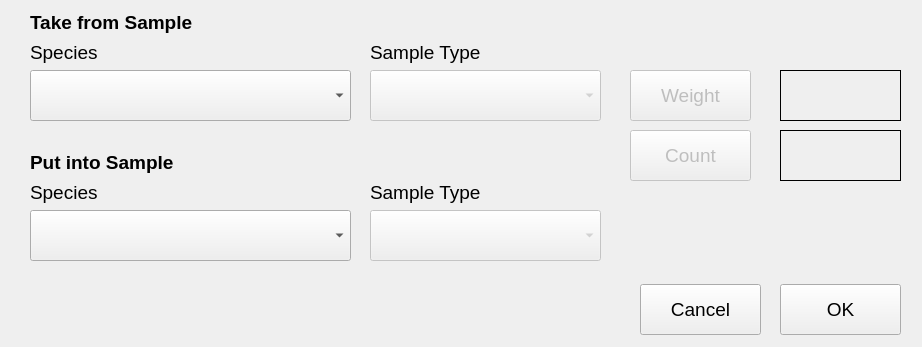
<?xml version="1.0" encoding="UTF-8"?>
<ui version="4.0">
 <class>transferDlg</class>
 <widget class="QDialog" name="transferDlg">
  <property name="geometry">
   <rect>
    <x>0</x>
    <y>0</y>
    <width>922</width>
    <height>347</height>
   </rect>
  </property>
  <property name="font">
   <font>
    <pointsize>14</pointsize>
   </font>
  </property>
  <property name="windowTitle">
   <string>Catch Transfer Dialog</string>
  </property>
  <widget class="QComboBox" name="fromSampleSpc">
   <property name="geometry">
    <rect>
     <x>30</x>
     <y>70</y>
     <width>321</width>
     <height>51</height>
    </rect>
   </property>
  </widget>
  <widget class="QComboBox" name="toSampleSpc">
   <property name="geometry">
    <rect>
     <x>30</x>
     <y>210</y>
     <width>321</width>
     <height>51</height>
    </rect>
   </property>
  </widget>
  <widget class="QPushButton" name="getWtBtn">
   <property name="enabled">
    <bool>false</bool>
   </property>
   <property name="geometry">
    <rect>
     <x>630</x>
     <y>70</y>
     <width>121</width>
     <height>51</height>
    </rect>
   </property>
   <property name="text">
    <string>Weight</string>
   </property>
  </widget>
  <widget class="QLabel" name="wtLabel">
   <property name="enabled">
    <bool>true</bool>
   </property>
   <property name="geometry">
    <rect>
     <x>780</x>
     <y>70</y>
     <width>121</width>
     <height>51</height>
    </rect>
   </property>
   <property name="font">
    <font>
     <pointsize>14</pointsize>
    </font>
   </property>
   <property name="frameShape">
    <enum>QFrame::Box</enum>
   </property>
   <property name="text">
    <string/>
   </property>
  </widget>
  <widget class="QPushButton" name="cancelBtn">
   <property name="geometry">
    <rect>
     <x>640</x>
     <y>284</y>
     <width>121</width>
     <height>51</height>
    </rect>
   </property>
   <property name="text">
    <string>Cancel</string>
   </property>
  </widget>
  <widget class="QPushButton" name="okBtn">
   <property name="geometry">
    <rect>
     <x>780</x>
     <y>284</y>
     <width>121</width>
     <height>51</height>
    </rect>
   </property>
   <property name="text">
    <string>OK</string>
   </property>
  </widget>
  <widget class="QLabel" name="label">
   <property name="geometry">
    <rect>
     <x>30</x>
     <y>10</y>
     <width>191</width>
     <height>24</height>
    </rect>
   </property>
   <property name="font">
    <font>
     <weight>75</weight>
     <bold>true</bold>
    </font>
   </property>
   <property name="text">
    <string>Take from Sample</string>
   </property>
  </widget>
  <widget class="QLabel" name="label_2">
   <property name="geometry">
    <rect>
     <x>30</x>
     <y>150</y>
     <width>151</width>
     <height>24</height>
    </rect>
   </property>
   <property name="font">
    <font>
     <weight>75</weight>
     <bold>true</bold>
    </font>
   </property>
   <property name="text">
    <string>Put into Sample</string>
   </property>
  </widget>
  <widget class="QComboBox" name="fromBasketType">
   <property name="enabled">
    <bool>false</bool>
   </property>
   <property name="geometry">
    <rect>
     <x>370</x>
     <y>70</y>
     <width>231</width>
     <height>51</height>
    </rect>
   </property>
  </widget>
  <widget class="QComboBox" name="toBasketType">
   <property name="enabled">
    <bool>false</bool>
   </property>
   <property name="geometry">
    <rect>
     <x>370</x>
     <y>210</y>
     <width>231</width>
     <height>51</height>
    </rect>
   </property>
  </widget>
  <widget class="QLabel" name="label_3">
   <property name="geometry">
    <rect>
     <x>30</x>
     <y>180</y>
     <width>151</width>
     <height>24</height>
    </rect>
   </property>
   <property name="text">
    <string>Species</string>
   </property>
  </widget>
  <widget class="QLabel" name="label_4">
   <property name="geometry">
    <rect>
     <x>370</x>
     <y>180</y>
     <width>151</width>
     <height>24</height>
    </rect>
   </property>
   <property name="text">
    <string>Sample Type</string>
   </property>
  </widget>
  <widget class="QLabel" name="label_5">
   <property name="geometry">
    <rect>
     <x>30</x>
     <y>40</y>
     <width>151</width>
     <height>24</height>
    </rect>
   </property>
   <property name="text">
    <string>Species</string>
   </property>
  </widget>
  <widget class="QLabel" name="label_6">
   <property name="geometry">
    <rect>
     <x>370</x>
     <y>40</y>
     <width>151</width>
     <height>24</height>
    </rect>
   </property>
   <property name="text">
    <string>Sample Type</string>
   </property>
  </widget>
  <widget class="QLabel" name="cntLabel">
   <property name="enabled">
    <bool>true</bool>
   </property>
   <property name="geometry">
    <rect>
     <x>780</x>
     <y>130</y>
     <width>121</width>
     <height>51</height>
    </rect>
   </property>
   <property name="font">
    <font>
     <pointsize>14</pointsize>
    </font>
   </property>
   <property name="frameShape">
    <enum>QFrame::Box</enum>
   </property>
   <property name="text">
    <string/>
   </property>
  </widget>
  <widget class="QPushButton" name="getCntBtn">
   <property name="enabled">
    <bool>false</bool>
   </property>
   <property name="geometry">
    <rect>
     <x>630</x>
     <y>130</y>
     <width>121</width>
     <height>51</height>
    </rect>
   </property>
   <property name="text">
    <string>Count</string>
   </property>
  </widget>
 </widget>
 <resources/>
 <connections/>
</ui>
